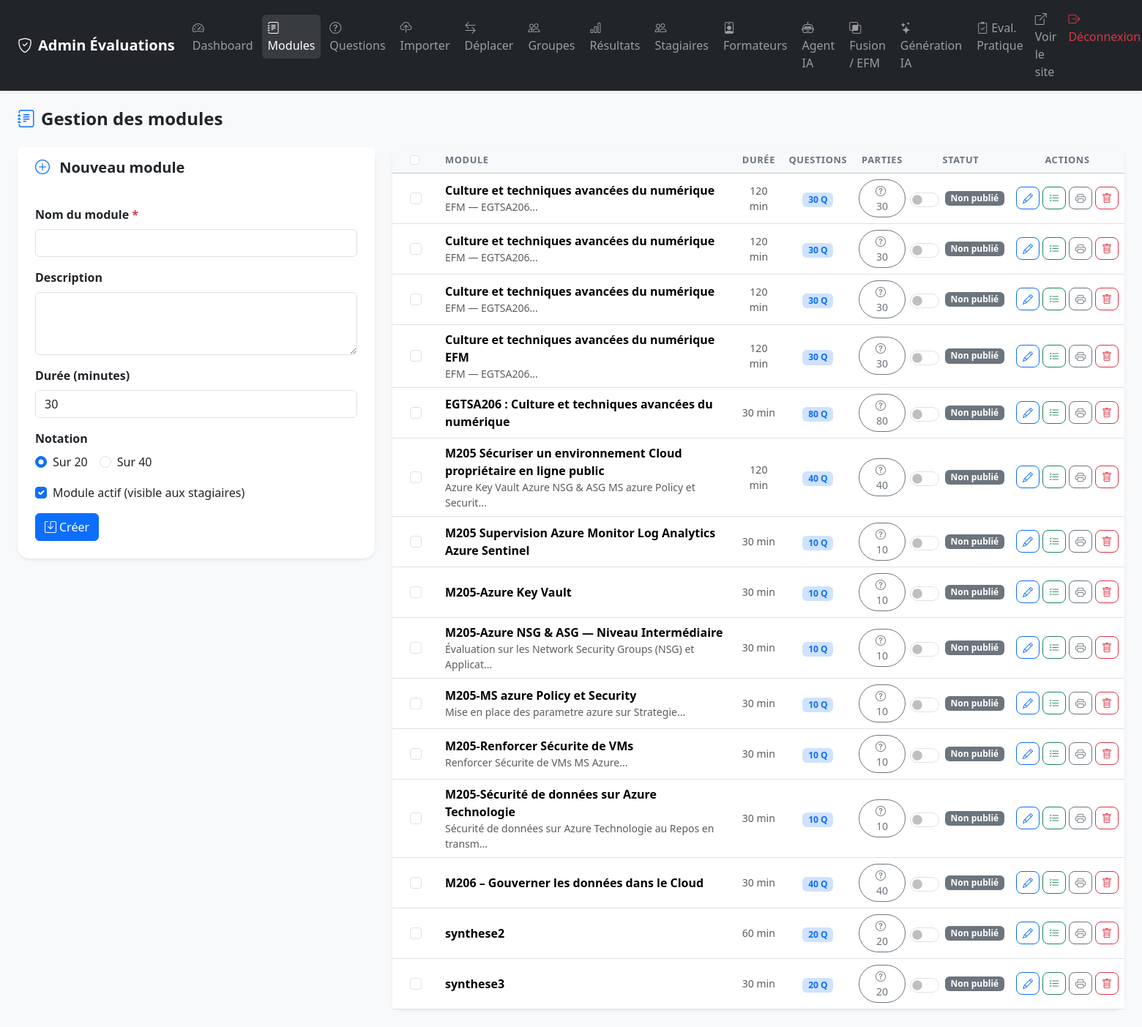
The page /admin/modules.php (signed in) on the database as committed earlier.
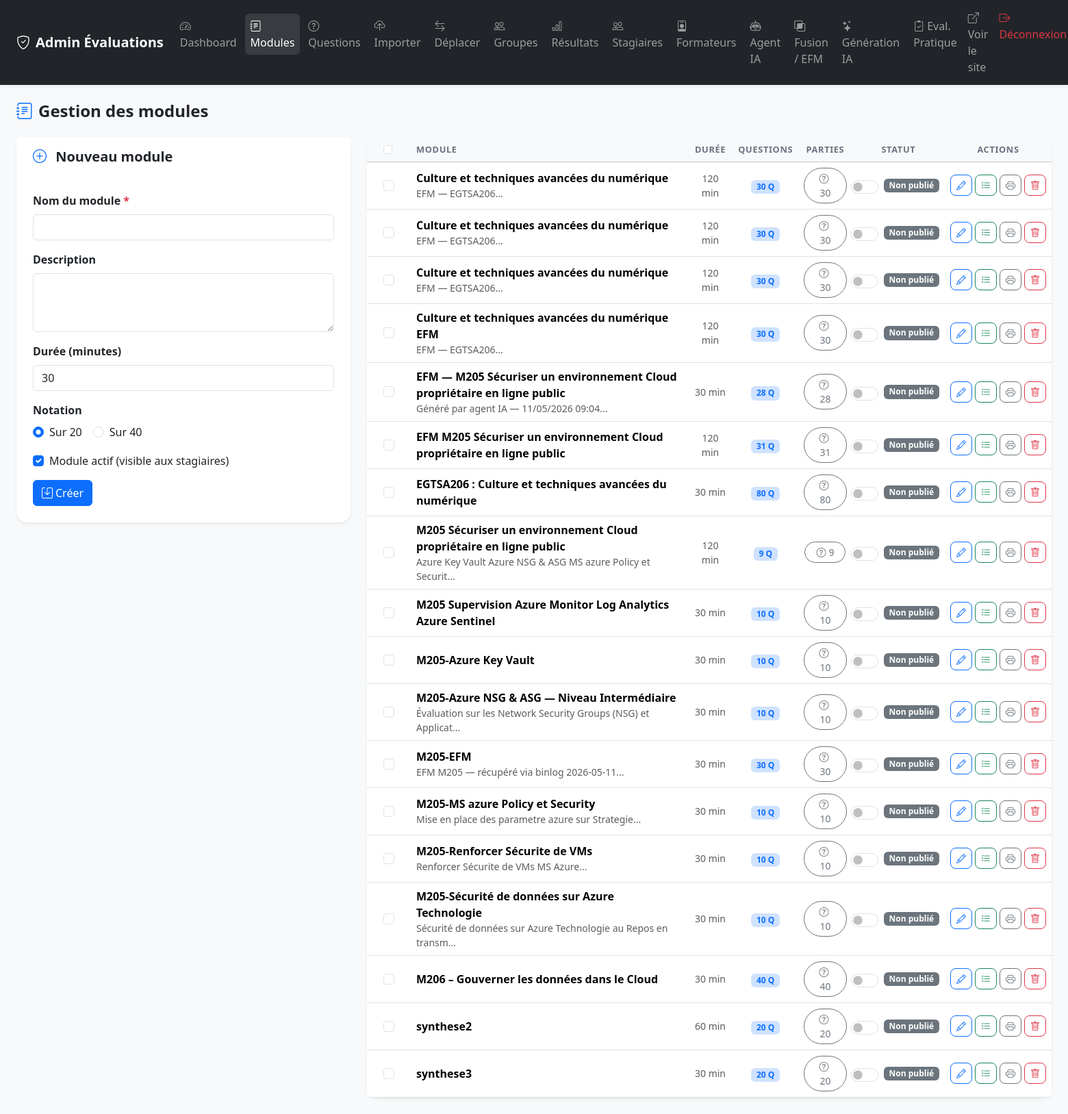
The same page on the database as committed later.
### tables this page shows
CREATE TABLE `modules` (
  `id` int NOT NULL AUTO_INCREMENT,
  `nom` varchar(150) NOT NULL,
  `description` text,
  `duree_minutes` int DEFAULT '30',
  `note_max` int DEFAULT '20' COMMENT 'Notation sur 20 ou 40',
  `actif` tinyint(1) DEFAULT '1',
  `type` varchar(10) NOT NULL DEFAULT 'qcm',
  `meta_json` text,
  `created_at` timestamp NULL DEFAULT CURRENT_TIMESTAMP,
  PRIMARY KEY (`id`)
);

### includes/functions.php (called while the page is built, shortened)
<?php
function getAllModules(): array {
    $pdo = getDB();
    return $pdo->query("
        SELECT m.*,
               COALESCE(m.note_max, 20) AS note_max,
               (SELECT COUNT(*) FROM questions q WHERE q.module_id = m.id) AS nb_questions,
               COALESCE(em.code_module,   '') AS efm_code_module,
               COALESCE(em.filiere,       '') AS efm_filiere,
               COALESCE(em.etablissement, '') AS efm_etablissement,
               COALESCE(em.annee,         '') AS efm_annee
        FROM modules m
        LEFT JOIN modules_efm_meta em ON em.module_id = m.id
        ORDER BY m.nom
    ")->fetchAll();
}

### admin/modules.php (the view, shortened to what the changed rows need)
<?php
require_once __DIR__ . '/../includes/functions.php';
$modules = getAllModules();
?>
<!DOCTYPE html>
<html lang="fr">
<head>
    <link href="https://cdn.jsdelivr.net/npm/bootstrap@5.3.2/dist/css/bootstrap.min.css" rel="stylesheet">
    <link href="https://cdn.jsdelivr.net/npm/bootstrap-icons@1.11.3/font/bootstrap-icons.min.css" rel="stylesheet">
    <link href="../assets/css/style.css" rel="stylesheet">
</head>
<body class="bg-light">
<div class="container-fluid py-4 px-4">
    <h2 class="h4 fw-bold mb-4"><i class="bi bi-journal-text me-2 text-primary"></i>Gestion des modules</h2>
    <div class="row g-4">
        <div class="col-md-8">
            <div class="card border-0 shadow-sm rounded-4">
                <div class="card-body p-0">
                    <table class="table table-hover mb-0 align-middle">
                        <thead class="table-light">
                            <tr>
                                <th class="ps-4" style="width: 40px;">
                                    <input type="checkbox" class="form-check-input" id="selectAll" onchange="toggleSelectAll()">
                                </th>
                                <th class="ps-4">Module</th>
                                <th class="text-center">Durée</th>
                                <th class="text-center">Questions</th>
                                <th class="text-center">Parties</th>
                                <th class="text-center">Statut</th>
                                <th class="text-center">Actions</th>
                            </tr>
                        </thead>
                        <tbody>
                        <?php foreach ($modules as $m): ?>
                            <tr>
                                <td class="ps-4">
                                    <input type="checkbox" class="form-check-input module-checkbox" value="<?= $m['id'] ?>" onchange="updateBulkActionBar()">
                                </td>
                                <td class="ps-4">
                                    <div class="fw-semibold"><?= htmlspecialchars($m['nom']) ?></div>
                                    <?php if ($m['description']): ?>
                                    <div class="text-muted small"><?= htmlspecialchars(mb_substr($m['description'], 0, 60)) ?>...</div>
                                    <?php endif; ?>
                                </td>
                                <td class="text-center text-muted small"><?= $m['duree_minutes'] ?> min</td>
                                <td class="text-center">
                                    <a href="questions.php?module_id=<?= $m['id'] ?>" class="badge bg-primary-subtle text-primary text-decoration-none">
                                        <?= $m['nb_questions'] ?> Q
                                    </a>
                                </td>
                                <td class="text-center">
                                    <a href="questions.php?module_id=<?= $m['id'] ?>"
                                       class="btn btn-sm btn-outline-secondary rounded-pill px-3"
                                       title="Gérer les questions">
                                        <i class="bi bi-question-circle me-1"></i><?= (int)($m['nb_questions'] ?? 0) ?>
                                    </a>
                                </td>
                                <td class="text-center">
                                    <div class="form-check form-switch d-flex justify-content-center align-items-center gap-2 mb-0">
                                        <input class="form-check-input toggle-actif fs-5" type="checkbox"
                                               role="switch"
                                               data-id="<?= $m['id'] ?>"
                                               <?= $m['actif'] ? 'checked' : '' ?>
                                               title="<?= $m['actif'] ? 'Publié — cliquer pour dépublier' : 'Non publié — cliquer pour publier' ?>">
                                        <span class="badge toggle-label <?= $m['actif'] ? 'bg-success' : 'bg-secondary' ?>" id="label-<?= $m['id'] ?>">
                                            <?= $m['actif'] ? 'Publié' : 'Non publié' ?>
                                        </span>
                                    </div>
                                </td>
                                <td class="text-center">
                                    <div class="d-flex gap-1 justify-content-center">
                                        <a href="modules.php?action=edit&id=<?= $m['id'] ?>"
                                           class="btn btn-sm btn-outline-primary rounded-3" title="Modifier">
                                            <i class="bi bi-pencil"></i>
                                        </a>
                                        <a href="questions.php?module_id=<?= $m['id'] ?>"
                                           class="btn btn-sm btn-outline-success rounded-3" title="Questions">
                                            <i class="bi bi-list-check"></i>
                                        </a>
                                        <a href="print_blank.php?module_id=<?= $m['id'] ?>"
                                           target="_blank"
                                           class="btn btn-sm btn-outline-secondary rounded-3"
                                           title="Imprimer sujet vierge">
                                            <i class="bi bi-printer"></i>
                                        </a>
                                        <a href="delete_module.php?id=<?= $m['id'] ?>"
                                           class="btn btn-sm btn-outline-danger rounded-3"
                                           title="Supprimer (avec options)">
                                            <i class="bi bi-trash"></i>
                                        </a>
                                    </div>
                                </td>
                            </tr>
                        <?php endforeach; ?>
                        </tbody>
                    </table>
                </div>
            </div>
        </div>
    </div>
</div>
</body>
</html>

Rows that differ between the two databases and show on the page:
added modules: nom "EFM — M205 Sécuriser un environnement Cloud propriétaire en ligne public", description "Généré par agent IA — 11/05/2026 09:04", duree_minutes "30", nb_questions "28", shows "Non publié"
added modules: nom "EFM M205 Sécuriser un environnement Cloud propriétaire en ligne public", duree_minutes "120", nb_questions "31", shows "Non publié"
computed for modules "M205 Sécuriser un environnement Cloud propriétaire en ligne public": nb_questions "40" → "9"
added modules: nom "M205-EFM", description "EFM M205 — récupéré via binlog 2026-05-11", duree_minutes "30", nb_questions "30", shows "Non publié"
